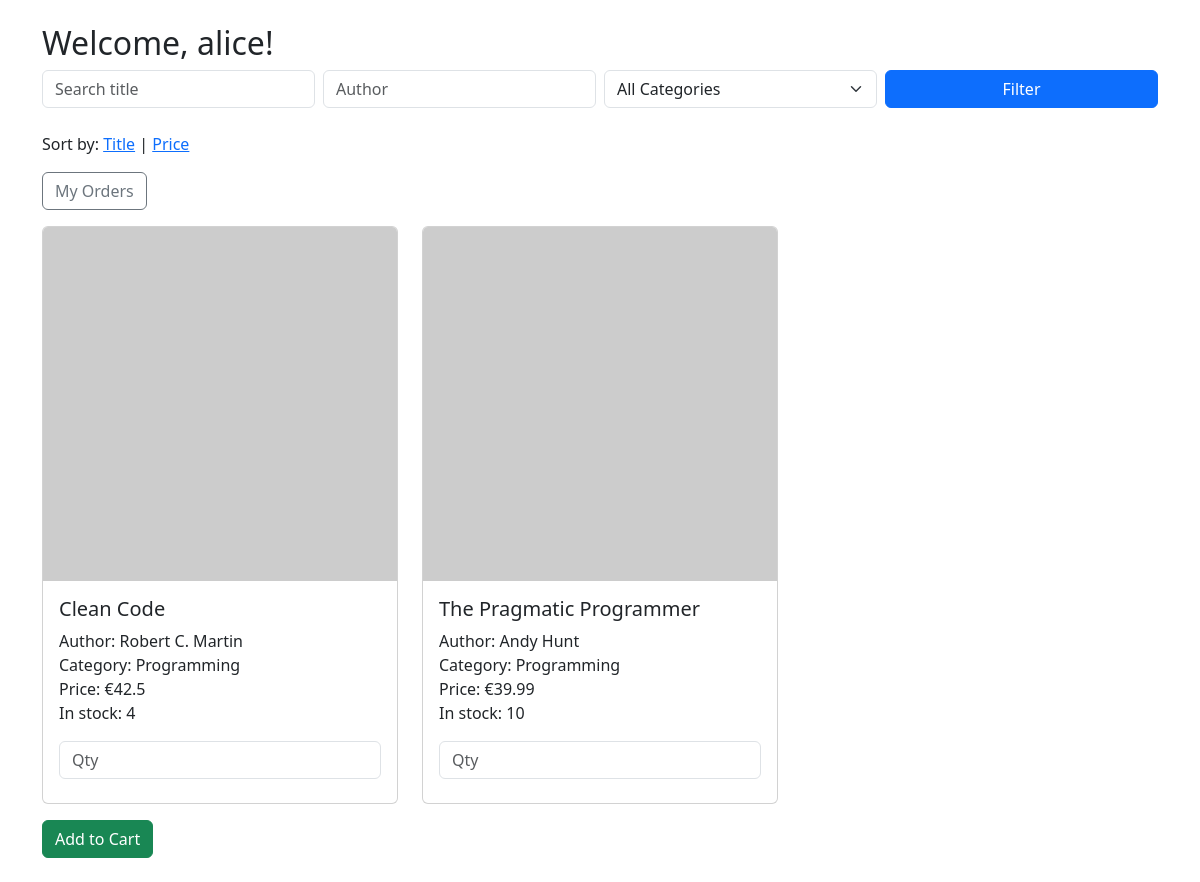
Screenshot of /books?user_id=1 with the database file from the repository.
### tables this page shows
CREATE TABLE users (
    id INTEGER PRIMARY KEY AUTOINCREMENT,
    name TEXT,
    password TEXT,
    is_admin INTEGER
);

CREATE TABLE books (
    id INTEGER PRIMARY KEY AUTOINCREMENT,
    title TEXT,
    author TEXT,
    publisher TEXT,
    price REAL,
    category TEXT,
    isbn TEXT,
    stock INTEGER,
    image_url TEXT
);

### app.py (the view)
@app.route('/books')
def book_list():
    user_id = request.args.get('user_id')
    sort_by = request.args.get('sort_by', 'title')
    search = request.args.get('search', '')
    author = request.args.get('author', '')
    category = request.args.get('category', '')
    conn = get_db_connection()
    user = conn.execute('SELECT * FROM users WHERE id = ?', (user_id,)).fetchone()
    query = 'SELECT * FROM books WHERE 1=1'
    params = []
    if search:
        query += ' AND title LIKE ?'
        params.append(f'%{search}%')
    if author:
        query += ' AND author LIKE ?'
        params.append(f'%{author}%')
    if category:
        query += ' AND category = ?'
        params.append(category)
    query += f' ORDER BY {sort_by} ASC'
    books = conn.execute(query, params).fetchall()
    categories = conn.execute('SELECT DISTINCT category FROM books').fetchall()
    conn.close()
    return render_template('books.html', books=books, user=user, categories=categories, filters={
        'search': search,
        'author': author,
        'category': category,
        'sort_by': sort_by
    })

### app.py (called while the page is built)
def get_db_connection():
    conn = sqlite3.connect('books.db')
    conn.row_factory = sqlite3.Row
    return conn

### templates/books.html (shortened to what this page needs)
{% extends "layout.html" %}
{% block content %}
  <h2>Welcome, {{ user['name'] }}!</h2>
  <form method="get" action="{{ url_for('book_list') }}" class="row g-2 mb-4">
    <div class="col-md-3">
      <input type="text" name="search" placeholder="Search title" class="form-control" value="{{ filters.search }}">
    </div>
    <div class="col-md-3">
      <input type="text" name="author" placeholder="Author" class="form-control" value="{{ filters.author }}">
    </div>
    <div class="col-md-3">
      <select name="category" class="form-select">
        <option value="">All Categories</option>
      </select>
    </div>
    <div class="col-md-3 d-grid">
      <button type="submit" class="btn btn-primary">Filter</button>
    </div>
  </form>
  <p>
    Sort by:
    <a href="{{ url_for('book_list', user_id=user['id'], sort_by='title', search=filters.search, author=filters.author, category=filters.category) }}">Title</a> |
    <a href="{{ url_for('book_list', user_id=user['id'], sort_by='price', search=filters.search, author=filters.author, category=filters.category) }}">Price</a>
  </p>
  <a href="{{ url_for('order_history', user_id=user['id']) }}" class="btn btn-outline-secondary mb-3">My Orders</a>
  <form action="{{ url_for('cart') }}" method="post">
    <div class="row">
      {% for book in books %}
        <div class="col-md-4">
          <div class="card mb-3">
            <img src="{{ book['image_url'] }}" class="card-img-top" alt="book cover">
            <div class="card-body">
              <h5 class="card-title">{{ book['title'] }}</h5>
              <p class="card-text">
                Author: {{ book['author'] }}<br>
                Category: {{ book['category'] }}<br>
                Price: €{{ book['price'] }}<br>
                In stock: {{ book['stock'] }}
              </p>
              <input type="number" name="book_{{ book['id'] }}" class="form-control mb-2" placeholder="Qty" min="0" max="{{ book['stock'] }}">
            </div>
          </div>
        </div>
      {% endfor %}
    </div>
    <button type="submit" class="btn btn-success">Add to Cart</button>
  </form>
{% endblock %}

### rows the page displays
users: name "alice"
books: title "Clean Code", author "Robert C. Martin", category "Programming", price "42.5", stock "4"
books: title "The Pragmatic Programmer", author "Andy Hunt", category "Programming", price "39.99", stock "10"
